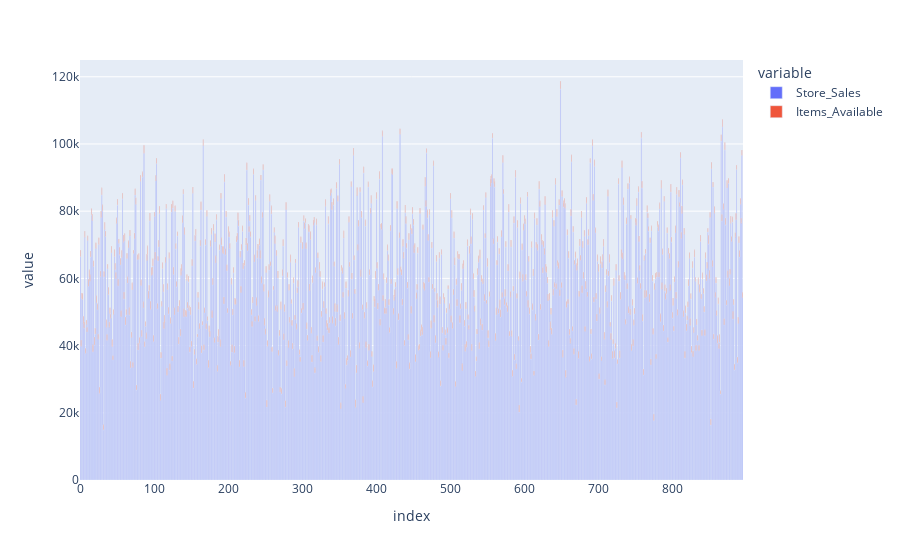

The notebook cell saved with this chart:
### Markdown cell above
<br>
<p>
   Este gráfico seguimos os mesmos passos do gráfico anterior. Porém dessa vez criamos mais uma coluna no eixo Y, dessa forma obtemos particamente o mesmo gráfico só que com algumas informações a mais sobre a coluna 'Items_Available'.
</p>
<br>

### Code cell
tabela_ordenada = tabela_total[['Store_Sales', 'Items_Available']]
grafico = px.bar(tabela_ordenada, tabela_ordenada.index, y=['Store_Sales', 'Items_Available'])
grafico.show()

### Figure 1 — Plotly figure (JSON) as saved in the notebook; plotly's stock layout.template omitted (floating-point values rounded to 4 significant figures; data arrays with more than 128 entries replaced by an {"elided": "..."} marker saying what was removed)
{"data": [{"alignmentgroup": "True", "hovertemplate": "variable=Store_Sales<br>index=%{x}<br>value=%{y}<extra></extra>", "legendgroup": "Store_Sales", "marker": {"color": "#636efa", "pattern": {"shape": ""}}, "name": "Store_Sales", "offsetgroup": "Store_Sales", "orientation": "v", "showlegend": true, "textposition": "auto", "type": "bar", "x": {"elided": "896 int values"}, "xaxis": "x", "y": {"elided": "896 int values"}, "yaxis": "y"}, {"alignmentgroup": "True", "hovertemplate": "variable=Items_Available<br>index=%{x}<br>value=%{y}<extra></extra>", "legendgroup": "Items_Available", "marker": {"color": "#EF553B", "pattern": {"shape": ""}}, "name": "Items_Available", "offsetgroup": "Items_Available", "orientation": "v", "showlegend": true, "textposition": "auto", "type": "bar", "x": {"elided": "896 int values"}, "xaxis": "x", "y": {"elided": "896 int values"}, "yaxis": "y"}], "layout": {"barmode": "relative", "legend": {"title": {"text": "variable"}, "tracegroupgap": 0}, "margin": {"t": 60}, "xaxis": {"anchor": "y", "domain": [0, 1], "title": {"text": "index"}}, "yaxis": {"anchor": "x", "domain": [0, 1], "title": {"text": "value"}}}}
